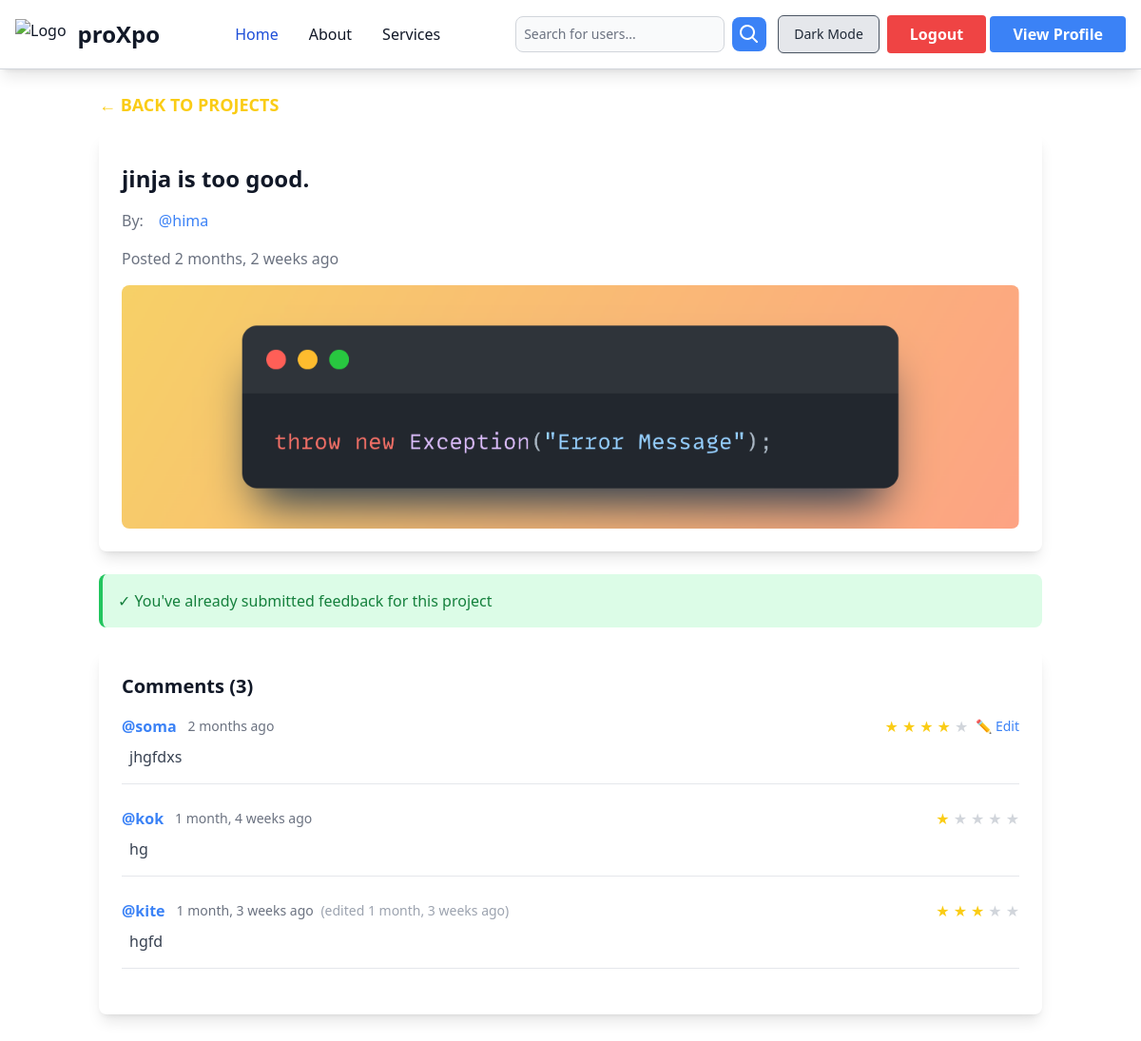
Screenshot of /tweet/project/8/ (signed in) with the database file from the repository.
### tweet/models.py (models this page shows, shortened)
class Project(models.Model):
    user = models.ForeignKey(User, on_delete=models.CASCADE)
    name = models.CharField(max_length=255, blank=False, null=False, default="")
    text = models.TextField()
    image = models.ImageField(upload_to='photos/', blank=True, null=True)
    project_type = models.CharField(max_length=50, choices=PROJECT_TYPE_CHOICES, default='Personal Project')  # ← NEW FIELD
    created_at = models.DateTimeField(auto_now_add=True)
    updated_at = models.DateTimeField(auto_now=True)

class Comment(models.Model):
    user = models.ForeignKey(User, on_delete=models.CASCADE)
    project = models.ForeignKey('Project', on_delete=models.CASCADE, related_name='comments')
    text = models.TextField(max_length=500)
    rating = models.IntegerField(default=3)
    created_at = models.DateTimeField(auto_now_add=True)
    edited_at = models.DateTimeField(null=True, blank=True)
    class Meta:
        unique_together = ('user', 'project')  # Ensures one comment per user per project

### tweet/views.py (the view)
# urls.py: path('project/<int:project_id>/', views.index, name='index'),
def index(request, project_id):
    project = get_object_or_404(Project, id=project_id)
    user_already_commented = False
    if request.user.is_authenticated:
        user_already_commented = Comment.objects.filter(
            user=request.user,
            project=project
        ).exists()
    return render(request, 'index.html', {
        'project': project,
        'user_already_commented': user_already_commented,
    })

### tweet/templates/index.html (shortened to what this page needs)
{% extends "layout.html" %}
{% block content %}
<div class="container mx-auto p-4">
    <a href="{% url 'project_list' %}" class="text-yellow-400 text-lg font-semibold hover:text-yellow-300 flex items-center mb-4 transition duration-300">
        ← BACK TO PROJECTS
    </a>
    <div class="bg-white text-gray-900 dark:bg-gray-800 dark:text-white rounded-lg shadow-lg p-6 mb-6 transition-colors duration-300">
        <h2 class="text-2xl font-bold mb-4">{{ project.text }}</h2>
        <div class="flex items-center space-x-4 mb-4">
            <span class="text-gray-500 dark:text-gray-400">By:</span>
            <a href="{% url 'user_profile' project.user.username %}" class="text-blue-500 hover:text-blue-400">
                @{{ project.user.username }}
            </a>
        </div>
        <p class="text-gray-500 dark:text-gray-400">Posted {{ project.created_at|timesince }} ago</p>
        {% if project.image %}
            <img src="{{ project.image.url }}" alt="Project Image" class="w-full h-64 object-cover rounded-lg mt-4">
        {% endif %}
    </div>
    <div class="space-y-6">
        {% if request.user.is_authenticated %}
            {% if request.user != project.user %}
                {% if not user_already_commented %}
                    <div class="bg-white text-gray-900 dark:bg-gray-800 dark:text-white rounded-lg shadow-lg p-6 transition-colors duration-300">
                        <h3 class="text-xl font-bold mb-4">Leave Your Feedback</h3>
                        <form method="post" action="{% url 'add_comment' project.id %}" onsubmit="disableSubmitButton()">
                            {% csrf_token %}
                            <div class="flex items-center mb-4">
                                <span class="mr-2">Rating:</span>
                                <div class="flex space-x-1" id="star-container">
                                    {% for i in "12345" %}
                                        <button type="button" data-rating="{{ i }}"
                                                class="star-rating text-2xl {% if forloop.counter <= 3 %}text-yellow-400{% else %}text-gray-400{% endif %}
                                                       hover:text-yellow-300 transition-colors duration-200">
                                            ★
                                        </button>
                                    {% endfor %}
                                </div>
                                <input type="hidden" name="rating" id="rating" value="3">
                            </div>
                            <textarea name="text"
                                      class="w-full p-3 rounded-lg bg-gray-100 dark:bg-gray-700 border border-gray-300 dark:border-gray-600
                                             focus:ring-2 focus:ring-blue-400 focus:border-transparent"
                                      rows="4"
                                      placeholder="Write your detailed feedback here..."
                                      required></textarea>
                            <button id="submit-btn"
                                    type="submit"
                                    class="mt-4 bg-blue-500 hover:bg-blue-600 text-white font-semibold py-2 px-6 rounded-lg
                                           transition-all duration-300 transform hover:scale-105">
                                Post Feedback
                            </button>
                        </form>
                    </div>
                {% else %}
                    <div class="bg-green-100 border-l-4 border-green-500 text-green-700 p-4 rounded-lg">
                        <p>✓ You've already submitted feedback for this project</p>
                    </div>
                {% endif %}
            {% else %}
                <div class="bg-blue-100 border-l-4 border-blue-500 text-blue-700 p-4 rounded-lg">
                    <p>ℹ️ You can't comment on your own project</p>
                </div>
            {% endif %}
        {% else %}
            <div class="bg-yellow-100 border-l-4 border-yellow-500 text-yellow-700 p-4 rounded-lg">
                <p>🔒 Please <a href="{% url 'login' %}" class="text-yellow-700 hover:text-yellow-600 underline">login</a> to leave feedback</p>
            </div>
        {% endif %}
        <div class="bg-white text-gray-900 dark:bg-gray-800 dark:text-white rounded-lg shadow-lg p-6 transition-colors duration-300">
            <h3 class="text-xl font-bold mb-4">Comments ({{ project.comments.count }})</h3>
            {% for comment in project.comments.all %}
                <div class="mb-6 pb-4 border-b border-gray-200 dark:border-gray-700 relative">
                    <div class="flex items-center justify-between mb-2">
                        <div class="flex items-center space-x-3">
                            <a href="{% url 'user_profile' comment.user.username %}"
                            class="font-semibold text-blue-500 hover:text-blue-400">
                                @{{ comment.user.username }}
                            </a>
                            <span class="text-sm text-gray-500 dark:text-gray-400">
                                {{ comment.created_at|timesince }} ago
                                {% if comment.edited_at %}
                                    <span class="text-gray-400 ml-1">
                                        (edited {{ comment.edited_at|timesince }} ago)
                                    </span>
                                {% endif %}
                            </span>
                        </div>
                        <div class="flex items-center space-x-2">
                            <div class="flex space-x-1">
                                {% for i in "12345" %}
                                    <span class="{% if forloop.counter <= comment.rating %}text-yellow-400{% else %}text-gray-300{% endif %}">
                                        ★
                                    </span>
                                {% endfor %}
                            </div>
                            {% if comment.user == request.user %}
                            <a href="{% url 'edit_comment' comment.id %}"
                            class="text-blue-500 hover:text-blue-400 text-sm">
                                ✏️ Edit
                            </a>
                            {% endif %}
                        </div>
                    </div>
                    <p class="text-gray-700 dark:text-gray-300 pl-2">{{ comment.text }}</p>
                </div>
            {% empty %}
                <p class="text-gray-500 dark:text-gray-400 text-center py-4">No feedback yet. Be the first to share your thoughts!</p>
            {% endfor %}
        </div>
    </div>
</div>
{% endblock %}

### rows the page displays
Project: text "jinja is too good.", user.username "hima", created_at "2 months, 2 weeks", image (picture), comments.count "3"
Comment: user.username "soma", created_at "2 months", shows "✏️ Edit", text "jhgfdxs"
Comment: user.username "kok", created_at "1 month, 4 weeks", text "hg"
Comment: user.username "kite", created_at "1 month, 3 weeks", edited_at "1 month, 3 weeks", text "hgfd"
